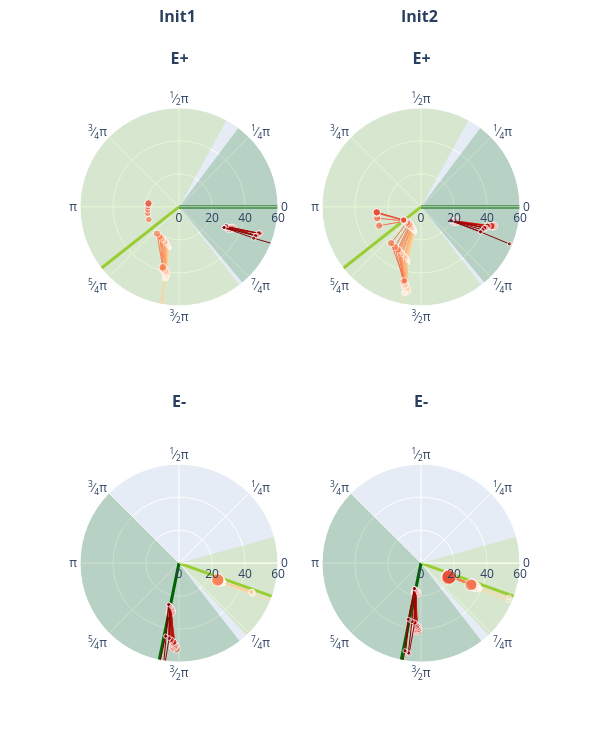

This figure's notebook cell:
### Code cell
duration = 140.
dt=0.1

filehandler = open("results_min_w1.pickle","rb")
results_min_w1 = pickle.load(filehandler)
filehandler.close()

filehandler = open("results_peak_w1.pickle","rb")
results_peak_w1 = pickle.load(filehandler)
filehandler.close()

for i_w in range(len(results_min_w1["w1"])):
    ops_plotall(results_min_w1["control"][i_w], 0.25, duration, dt, 40., results_min_w1["filename"][i_w], savepath)
    ops_plotsubset(results_min_w1["state"][i_w], results_min_w1["control"][i_w], 0.4, 0.1, duration, dt, 40., 
                results_min_w1["filename"][i_w], savepath_subset)
    ops_plotall(results_peak_w1["control"][i_w], 0.25, duration, dt, 40., results_peak_w1["filename"][i_w], savepath)

ops_plot_acp_inits(results_min_w1, results_peak_w1, period, 0.04, dt, "plot1", savepath)
ops_plot_timing_inits(results_min_w1, results_peak_w1, dt, [0,60], 20., "plot2", savepath)
